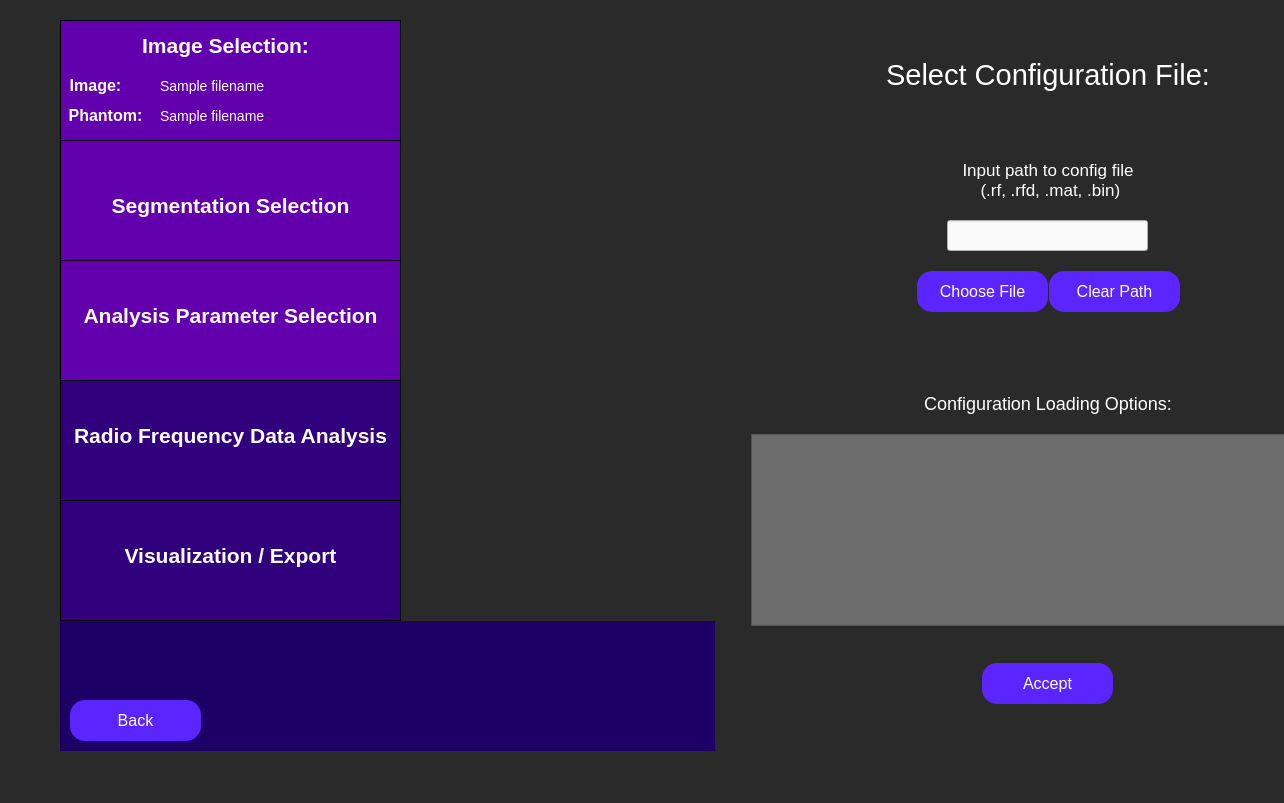
<?xml version="1.0" encoding="UTF-8"?>
<ui version="4.0">
 <class>configFileSelection</class>
 <widget class="QWidget" name="configFileSelection">
  <property name="geometry">
   <rect>
    <x>0</x>
    <y>0</y>
    <width>1284</width>
    <height>803</height>
   </rect>
  </property>
  <property name="minimumSize">
   <size>
    <width>0</width>
    <height>0</height>
   </size>
  </property>
  <property name="windowTitle">
   <string>Config File Selection</string>
  </property>
  <property name="styleSheet">
   <string notr="true">QWidget {
	background: rgb(42, 42, 42);
}</string>
  </property>
  <widget class="QWidget" name="horizontalLayoutWidget_4">
   <property name="geometry">
    <rect>
     <x>60</x>
     <y>20</y>
     <width>1315</width>
     <height>731</height>
    </rect>
   </property>
   <layout class="QHBoxLayout" name="full_screen_layout" stretch="0,0">
    <item>
     <layout class="QVBoxLayout" name="side_bar_layout" stretch="0,0">
      <property name="spacing">
       <number>0</number>
      </property>
      <property name="sizeConstraint">
       <enum>QLayout::SetMaximumSize</enum>
      </property>
      <item>
       <widget class="QWidget" name="sidebar" native="true">
        <property name="minimumSize">
         <size>
          <width>341</width>
          <height>601</height>
         </size>
        </property>
        <property name="maximumSize">
         <size>
          <width>241</width>
          <height>601</height>
         </size>
        </property>
        <property name="toolTip">
         <string>&lt;html&gt;&lt;head/&gt;&lt;body&gt;&lt;p&gt;&lt;br/&gt;&lt;/p&gt;&lt;/body&gt;&lt;/html&gt;</string>
        </property>
        <property name="styleSheet">
         <string notr="true">QWidget {
	background-color: rgb(28, 0, 101);
}</string>
        </property>
        <widget class="QFrame" name="imageSelectionSidebar">
         <property name="geometry">
          <rect>
           <x>0</x>
           <y>0</y>
           <width>341</width>
           <height>121</height>
          </rect>
         </property>
         <property name="minimumSize">
          <size>
           <width>341</width>
           <height>121</height>
          </size>
         </property>
         <property name="maximumSize">
          <size>
           <width>341</width>
           <height>121</height>
          </size>
         </property>
         <property name="styleSheet">
          <string notr="true">QFrame {
	background-color: rgb(99, 0, 174);
	border: 1px solid black;
}</string>
         </property>
         <property name="frameShape">
          <enum>QFrame::StyledPanel</enum>
         </property>
         <property name="frameShadow">
          <enum>QFrame::Raised</enum>
         </property>
         <widget class="QLabel" name="imageSelectionLabelSidebar">
          <property name="geometry">
           <rect>
            <x>70</x>
            <y>0</y>
            <width>191</width>
            <height>51</height>
           </rect>
          </property>
          <property name="styleSheet">
           <string notr="true">QLabel {
	font-size: 21px;
	color: rgb(255, 255, 255);
	background-color: rgba(255, 255, 255, 0);
	border: 0px;
	font-weight: bold;
}</string>
          </property>
          <property name="text">
           <string>Image Selection:</string>
          </property>
          <property name="alignment">
           <set>Qt::AlignCenter</set>
          </property>
         </widget>
         <widget class="QLabel" name="imageLabel">
          <property name="geometry">
           <rect>
            <x>-60</x>
            <y>40</y>
            <width>191</width>
            <height>51</height>
           </rect>
          </property>
          <property name="styleSheet">
           <string notr="true">QLabel {
	font-size: 16px;
	color: rgb(255, 255, 255);
	background-color: rgba(255, 255, 255, 0);
	border: 0px;
	font-weight: bold;
}</string>
          </property>
          <property name="text">
           <string>Image:</string>
          </property>
          <property name="alignment">
           <set>Qt::AlignCenter</set>
          </property>
         </widget>
         <widget class="QLabel" name="phantomLabel">
          <property name="geometry">
           <rect>
            <x>-50</x>
            <y>70</y>
            <width>191</width>
            <height>51</height>
           </rect>
          </property>
          <property name="styleSheet">
           <string notr="true">QLabel {
	font-size: 16px;
	color: rgb(255, 255, 255);
	background-color: rgba(255, 255, 255, 0);
	border: 0px;
	font-weight: bold
}</string>
          </property>
          <property name="text">
           <string>Phantom:</string>
          </property>
          <property name="alignment">
           <set>Qt::AlignCenter</set>
          </property>
         </widget>
         <widget class="QLabel" name="image_path_input">
          <property name="geometry">
           <rect>
            <x>100</x>
            <y>40</y>
            <width>241</width>
            <height>51</height>
           </rect>
          </property>
          <property name="styleSheet">
           <string notr="true">QLabel {
	font-size: 14px;
	color: rgb(255, 255, 255);
	background-color: rgba(255, 255, 255, 0);
	border: 0px;
}</string>
          </property>
          <property name="text">
           <string>Sample filename </string>
          </property>
          <property name="alignment">
           <set>Qt::AlignLeading|Qt::AlignLeft|Qt::AlignVCenter</set>
          </property>
         </widget>
         <widget class="QLabel" name="phantom_path_input">
          <property name="geometry">
           <rect>
            <x>100</x>
            <y>70</y>
            <width>241</width>
            <height>51</height>
           </rect>
          </property>
          <property name="styleSheet">
           <string notr="true">QLabel {
	font-size: 14px;
	color: rgb(255, 255, 255);
	background-color: rgba(255, 255, 255, 0);
	border: 0px;
}</string>
          </property>
          <property name="text">
           <string>Sample filename </string>
          </property>
          <property name="alignment">
           <set>Qt::AlignLeading|Qt::AlignLeft|Qt::AlignVCenter</set>
          </property>
         </widget>
        </widget>
        <widget class="QFrame" name="segmentationSidebar">
         <property name="geometry">
          <rect>
           <x>0</x>
           <y>120</y>
           <width>341</width>
           <height>121</height>
          </rect>
         </property>
         <property name="maximumSize">
          <size>
           <width>341</width>
           <height>121</height>
          </size>
         </property>
         <property name="styleSheet">
          <string notr="true">QFrame {
	background-color: rgb(99, 0, 174);
	border: 1px solid black;
}</string>
         </property>
         <property name="frameShape">
          <enum>QFrame::StyledPanel</enum>
         </property>
         <property name="frameShadow">
          <enum>QFrame::Raised</enum>
         </property>
         <widget class="QLabel" name="segmentationSidebarLabel">
          <property name="geometry">
           <rect>
            <x>0</x>
            <y>40</y>
            <width>341</width>
            <height>51</height>
           </rect>
          </property>
          <property name="styleSheet">
           <string notr="true">QLabel {
	font-size: 21px;
	color: rgb(255, 255, 255);
	background-color: rgba(255, 255, 255, 0);
	border: 0px;
	font-weight: bold;
}</string>
          </property>
          <property name="text">
           <string>Segmentation Selection</string>
          </property>
          <property name="alignment">
           <set>Qt::AlignCenter</set>
          </property>
         </widget>
        </widget>
        <widget class="QFrame" name="analysisParamsSidebar">
         <property name="geometry">
          <rect>
           <x>0</x>
           <y>240</y>
           <width>341</width>
           <height>121</height>
          </rect>
         </property>
         <property name="maximumSize">
          <size>
           <width>341</width>
           <height>121</height>
          </size>
         </property>
         <property name="styleSheet">
          <string notr="true">QFrame {
	background-color: rgb(99, 0, 174);
	border: 1px solid black;
}</string>
         </property>
         <property name="frameShape">
          <enum>QFrame::StyledPanel</enum>
         </property>
         <property name="frameShadow">
          <enum>QFrame::Raised</enum>
         </property>
         <widget class="QLabel" name="analysisParamsLabel">
          <property name="geometry">
           <rect>
            <x>0</x>
            <y>30</y>
            <width>341</width>
            <height>51</height>
           </rect>
          </property>
          <property name="styleSheet">
           <string notr="true">QLabel {
	font-size: 21px;
	color: rgb(255, 255, 255);
	background-color: rgba(255, 255, 255, 0);
	border: 0px;
	font-weight:bold;
}</string>
          </property>
          <property name="text">
           <string>Analysis Parameter Selection</string>
          </property>
          <property name="alignment">
           <set>Qt::AlignCenter</set>
          </property>
         </widget>
        </widget>
        <widget class="QFrame" name="rfAnalysisSidebar">
         <property name="geometry">
          <rect>
           <x>0</x>
           <y>360</y>
           <width>341</width>
           <height>121</height>
          </rect>
         </property>
         <property name="minimumSize">
          <size>
           <width>341</width>
           <height>121</height>
          </size>
         </property>
         <property name="maximumSize">
          <size>
           <width>341</width>
           <height>121</height>
          </size>
         </property>
         <property name="styleSheet">
          <string notr="true">QFrame {
	background-color:  rgb(49, 0, 124);
	border: 1px solid black;
}</string>
         </property>
         <property name="frameShape">
          <enum>QFrame::StyledPanel</enum>
         </property>
         <property name="frameShadow">
          <enum>QFrame::Raised</enum>
         </property>
         <widget class="QLabel" name="rfAnalysisLabel">
          <property name="geometry">
           <rect>
            <x>0</x>
            <y>30</y>
            <width>341</width>
            <height>51</height>
           </rect>
          </property>
          <property name="styleSheet">
           <string notr="true">QLabel {
	font-size: 21px;
	color: rgb(255, 255, 255);
	background-color: rgba(255, 255, 255, 0);
	border: 0px;
	font-weight: bold;
}</string>
          </property>
          <property name="text">
           <string>Radio Frequency Data Analysis</string>
          </property>
          <property name="alignment">
           <set>Qt::AlignCenter</set>
          </property>
         </widget>
        </widget>
        <widget class="QFrame" name="exportResultsSidebar">
         <property name="geometry">
          <rect>
           <x>0</x>
           <y>480</y>
           <width>341</width>
           <height>121</height>
          </rect>
         </property>
         <property name="minimumSize">
          <size>
           <width>341</width>
           <height>121</height>
          </size>
         </property>
         <property name="maximumSize">
          <size>
           <width>341</width>
           <height>121</height>
          </size>
         </property>
         <property name="styleSheet">
          <string notr="true">QFrame {
	background-color:  rgb(49, 0, 124);
	border: 1px solid black;
}</string>
         </property>
         <property name="frameShape">
          <enum>QFrame::StyledPanel</enum>
         </property>
         <property name="frameShadow">
          <enum>QFrame::Raised</enum>
         </property>
         <widget class="QLabel" name="exportResultsLabel">
          <property name="geometry">
           <rect>
            <x>20</x>
            <y>30</y>
            <width>301</width>
            <height>51</height>
           </rect>
          </property>
          <property name="styleSheet">
           <string notr="true">QLabel {
	font-size: 21px;
	color: rgb(255, 255, 255);
	background-color: rgba(255, 255, 255, 0);
	border: 0px;
	font-weight: bold;
}</string>
          </property>
          <property name="text">
           <string>Visualization / Export</string>
          </property>
          <property name="alignment">
           <set>Qt::AlignCenter</set>
          </property>
         </widget>
        </widget>
       </widget>
      </item>
      <item>
       <widget class="QFrame" name="gridFrame">
        <property name="maximumSize">
         <size>
          <width>341</width>
          <height>16777215</height>
         </size>
        </property>
        <property name="styleSheet">
         <string notr="true">QFrame {
	background-color: rgb(28, 0, 101);
}</string>
        </property>
        <layout class="QGridLayout" name="backButtonGrid" rowstretch="0,0">
         <property name="sizeConstraint">
          <enum>QLayout::SetMinAndMaxSize</enum>
         </property>
         <property name="leftMargin">
          <number>10</number>
         </property>
         <property name="topMargin">
          <number>10</number>
         </property>
         <property name="rightMargin">
          <number>10</number>
         </property>
         <property name="bottomMargin">
          <number>10</number>
         </property>
         <item row="0" column="0">
          <spacer name="verticalSpacer">
           <property name="orientation">
            <enum>Qt::Vertical</enum>
           </property>
           <property name="sizeHint" stdset="0">
            <size>
             <width>20</width>
             <height>40</height>
            </size>
           </property>
          </spacer>
         </item>
         <item row="1" column="1">
          <spacer name="horizontalSpacer">
           <property name="orientation">
            <enum>Qt::Horizontal</enum>
           </property>
           <property name="sizeHint" stdset="0">
            <size>
             <width>40</width>
             <height>20</height>
            </size>
           </property>
          </spacer>
         </item>
         <item row="1" column="0">
          <widget class="QPushButton" name="back_button">
           <property name="minimumSize">
            <size>
             <width>131</width>
             <height>41</height>
            </size>
           </property>
           <property name="maximumSize">
            <size>
             <width>131</width>
             <height>41</height>
            </size>
           </property>
           <property name="styleSheet">
            <string notr="true">QPushButton {
	color: white;
	font-size: 16px;
	background: rgb(90, 37, 255);
	border-radius: 15px;
}</string>
           </property>
           <property name="text">
            <string>Back</string>
           </property>
          </widget>
         </item>
        </layout>
       </widget>
      </item>
     </layout>
    </item>
    <item>
     <layout class="QVBoxLayout" name="config_loading_layout" stretch="2,0,0,0,3">
      <property name="spacing">
       <number>20</number>
      </property>
      <property name="leftMargin">
       <number>30</number>
      </property>
      <property name="topMargin">
       <number>30</number>
      </property>
      <property name="rightMargin">
       <number>30</number>
      </property>
      <property name="bottomMargin">
       <number>30</number>
      </property>
      <item>
       <widget class="QLabel" name="file_selection_label">
        <property name="styleSheet">
         <string notr="true">QLabel {
	font-size: 29px;
	color: rgb(255, 255, 255);
	background-color: rgba(255, 255, 255, 0);
}</string>
        </property>
        <property name="text">
         <string>Select Configuration File:</string>
        </property>
        <property name="textFormat">
         <enum>Qt::AutoText</enum>
        </property>
        <property name="scaledContents">
         <bool>false</bool>
        </property>
        <property name="alignment">
         <set>Qt::AlignCenter</set>
        </property>
        <property name="wordWrap">
         <bool>true</bool>
        </property>
       </widget>
      </item>
      <item>
       <layout class="QVBoxLayout" name="chooseImgLayout">
        <property name="leftMargin">
         <number>20</number>
        </property>
        <property name="rightMargin">
         <number>20</number>
        </property>
        <item>
         <spacer name="verticalSpacer_2">
          <property name="orientation">
           <enum>Qt::Vertical</enum>
          </property>
          <property name="sizeHint" stdset="0">
           <size>
            <width>20</width>
            <height>40</height>
           </size>
          </property>
         </spacer>
        </item>
        <item>
         <widget class="QLabel" name="config_path_label">
          <property name="styleSheet">
           <string notr="true">QLabel {
	background-color: rgba(255, 255, 255, 0);
	color: white;
	font-size: 17px;
}</string>
          </property>
          <property name="text">
           <string>Input path to config file
 (.rf, .rfd, .mat, .bin)</string>
          </property>
          <property name="alignment">
           <set>Qt::AlignCenter</set>
          </property>
          <property name="textInteractionFlags">
           <set>Qt::NoTextInteraction</set>
          </property>
         </widget>
        </item>
        <item alignment="Qt::AlignHCenter|Qt::AlignVCenter">
         <widget class="QLineEdit" name="config_path_input">
          <property name="minimumSize">
           <size>
            <width>201</width>
            <height>31</height>
           </size>
          </property>
          <property name="maximumSize">
           <size>
            <width>401</width>
            <height>31</height>
           </size>
          </property>
          <property name="styleSheet">
           <string notr="true">QLineEdit {
	background-color: rgb(249, 249, 249);
	color: black;
}</string>
          </property>
         </widget>
        </item>
        <item>
         <layout class="QHBoxLayout" name="chooseImageButtonsLayout">
          <property name="spacing">
           <number>1</number>
          </property>
          <item alignment="Qt::AlignRight">
           <widget class="QPushButton" name="choose_config_path_button">
            <property name="minimumSize">
             <size>
              <width>131</width>
              <height>41</height>
             </size>
            </property>
            <property name="maximumSize">
             <size>
              <width>131</width>
              <height>41</height>
             </size>
            </property>
            <property name="styleSheet">
             <string notr="true">QPushButton {
	color: white;
	font-size: 16px;
	background: rgb(90, 37, 255);
	border-radius: 15px;
}</string>
            </property>
            <property name="text">
             <string>Choose File</string>
            </property>
           </widget>
          </item>
          <item alignment="Qt::AlignLeft">
           <widget class="QPushButton" name="clear_config_path_button">
            <property name="minimumSize">
             <size>
              <width>131</width>
              <height>41</height>
             </size>
            </property>
            <property name="maximumSize">
             <size>
              <width>131</width>
              <height>41</height>
             </size>
            </property>
            <property name="styleSheet">
             <string notr="true">QPushButton {
	color: white;
	font-size: 16px;
	background: rgb(90, 37, 255);
	border-radius: 15px;
}</string>
            </property>
            <property name="text">
             <string>Clear Path</string>
            </property>
           </widget>
          </item>
         </layout>
        </item>
        <item>
         <spacer name="verticalSpacer_3">
          <property name="orientation">
           <enum>Qt::Vertical</enum>
          </property>
          <property name="sizeHint" stdset="0">
           <size>
            <width>20</width>
            <height>40</height>
           </size>
          </property>
         </spacer>
        </item>
       </layout>
      </item>
      <item>
       <widget class="QLabel" name="loading_options_label">
        <property name="styleSheet">
         <string notr="true">QLabel {
	font-size: 18px;
	color: rgb(255, 255, 255);
	background-color: rgba(255, 255, 255, 0);
}</string>
        </property>
        <property name="text">
         <string>
Configuration Loading Options:</string>
        </property>
        <property name="textFormat">
         <enum>Qt::AutoText</enum>
        </property>
        <property name="scaledContents">
         <bool>false</bool>
        </property>
        <property name="alignment">
         <set>Qt::AlignCenter</set>
        </property>
        <property name="wordWrap">
         <bool>true</bool>
        </property>
       </widget>
      </item>
      <item>
       <widget class="QTableWidget" name="loading_options_table">
        <property name="styleSheet">
         <string notr="true">QTableWidget {
	background: rgb(108, 108, 108);
	color: white;
}</string>
        </property>
        <property name="dragEnabled">
         <bool>false</bool>
        </property>
        <property name="sortingEnabled">
         <bool>false</bool>
        </property>
        <property name="rowCount">
         <number>0</number>
        </property>
        <property name="columnCount">
         <number>0</number>
        </property>
        <attribute name="horizontalHeaderCascadingSectionResizes">
         <bool>false</bool>
        </attribute>
       </widget>
      </item>
      <item alignment="Qt::AlignHCenter|Qt::AlignVCenter">
       <widget class="QPushButton" name="accept_config_path_button">
        <property name="minimumSize">
         <size>
          <width>131</width>
          <height>41</height>
         </size>
        </property>
        <property name="maximumSize">
         <size>
          <width>131</width>
          <height>41</height>
         </size>
        </property>
        <property name="styleSheet">
         <string notr="true">QPushButton {
	color: white;
	font-size: 16px;
	background: rgb(90, 37, 255);
	border-radius: 15px;
}</string>
        </property>
        <property name="text">
         <string>Accept</string>
        </property>
       </widget>
      </item>
     </layout>
    </item>
   </layout>
  </widget>
 </widget>
 <resources/>
 <connections/>
</ui>
